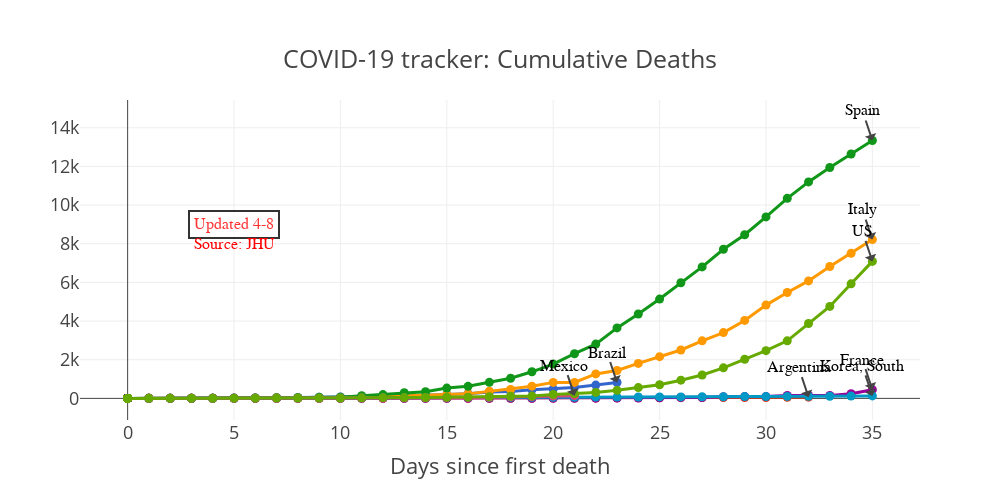

Here is the notebook cell this chart was saved with:
### Code cell
fig = go.Figure()
annotations = []
i = 0

for c in countries_of_interest:
    color = px.colors.qualitative.G10[i]
    annotations.append(go.layout.Annotation(
        x = final_use[final_use['Country/Region']=='{}'.format(c)].iloc[-1]['days_since_1'],
        y = final_use[final_use['Country/Region']=='{}'.format(c)].iloc[-1]['deaths'],
        text=c,
        font=dict(
            family="Franklin Gothic",
            size=16,
            color="black"
            ))
        )

    #make the data in a bad way
    tmp = final_use[final_use['Country/Region'].isin([c])]
    y1= tmp['deaths']
    x1 = tmp['days_since_1']

    #this lets us control the lines
    fig.add_trace(go.Scatter(x=x1, y=y1, name = c, mode='lines+markers', line=dict(color = color, width=3)))
    i += 1

fig.update(layout=go.Layout(showlegend=False, annotations=annotations, height=500, width=1000))
fig.update_layout(
    title={
      'text': "COVID-19 tracker: Cumulative Deaths",
      'y':0.9,
      'x':0.5,
      'xanchor': 'center',
      'yanchor': 'top'},
    xaxis_title="Days since first death"
)

max = np.max(final_use['date'])
note = 'Updated ' + str(max.month) + '-' + str(max.day)
fig.add_annotation(
        x=5,
        y=9000,
        xref="x",
        yref="y",
        text=note,
        showarrow=False,
        font=dict(
            family="Courier New, monospace",
            size=16,
            color="red"
            ),
        align="center",
        ax=20,
        ay=-30,
        bordercolor="black",
        borderwidth=2,
        borderpad=4,
        bgcolor="white",
        opacity=0.8
        )

fig.add_annotation(
    x=5,
    y=8000,
    text="Source: JHU",
    showarrow=False,
    font=dict(
      family="Courier New, monospace",
      size=16,
      color="red"
      ),
)


#print(fig.layout)
fig.layout.template = 'plotly_white'
fig.layout.template = 'presentation'

fig.show()

### Figure 1 — Plotly figure (JSON) as saved in the notebook; plotly's stock layout.template omitted (floating-point values rounded to 4 significant figures)
{"data": [{"line": {"color": "#3366CC", "width": 3}, "mode": "lines+markers", "name": "Brazil", "type": "scatter", "x": [0, 0, 0, 0, 0, 0, 0, 0, 0, 0, 0, 0, 0, 0, 0, 0, 0, 0, 0, 0, 0, 0, 0, 0, 0, 0, 0, 0, 0, 0, 0, 0, 0, 0, 0, 0, 0, 0, 0, 0, 0, 0, 0, 0, 0, 0, 0, 0, 0, 0, 0, 0, 0, 0, 0, 1, 2, 3, 4, 5, 6, 7, 8, 9, 10, 11, 12, 13, 14, 15, 16, 17, 18, 19, 20, 21, 22, 23], "y": [0, 0, 0, 0, 0, 0, 0, 0, 0, 0, 0, 0, 0, 0, 0, 0, 0, 0, 0, 0, 0, 0, 0, 0, 0, 0, 0, 0, 0, 0, 0, 0, 0, 0, 0, 0, 0, 0, 0, 0, 0, 0, 0, 0, 0, 0, 0, 0, 0, 0, 0, 0, 0, 0, 0, 1, 3, 6, 11, 15, 25, 34, 46, 59, 77, 92, 111, 136, 159, 201, 240, 324, 359, 445, 486, 564, 686, 819]}, {"line": {"color": "#DC3912", "width": 3}, "mode": "lines+markers", "name": "Argentina", "type": "scatter", "x": [0, 0, 0, 0, 0, 0, 0, 0, 0, 0, 0, 0, 0, 0, 0, 0, 0, 0, 0, 0, 0, 0, 0, 0, 0, 0, 0, 0, 0, 0, 0, 0, 0, 0, 0, 0, 0, 0, 0, 0, 0, 0, 0, 0, 0, 0, 1, 2, 3, 4, 5, 6, 7, 8, 9, 10, 11, 12, 13, 14, 15, 16, 17, 18, 19, 20, 21, 22, 23, 24, 25, 26, 27, 28, 29, 30, 31, 32], "y": [0, 0, 0, 0, 0, 0, 0, 0, 0, 0, 0, 0, 0, 0, 0, 0, 0, 0, 0, 0, 0, 0, 0, 0, 0, 0, 0, 0, 0, 0, 0, 0, 0, 0, 0, 0, 0, 0, 0, 0, 0, 0, 0, 0, 0, 0, 1, 1, 1, 1, 1, 2, 2, 2, 2, 2, 2, 3, 3, 4, 4, 4, 6, 8, 9, 13, 18, 19, 23, 27, 28, 36, 39, 43, 44, 48, 56, 63]}, {"line": {"color": "#FF9900", "width": 3}, "mode": "lines+markers", "name": "Italy", "type": "scatter", "x": [0, 0, 0, 0, 0, 0, 0, 0, 0, 0, 0, 0, 0, 0, 0, 0, 0, 0, 0, 0, 0, 0, 0, 0, 0, 0, 0, 0, 0, 0, 1, 2, 3, 4, 5, 6, 7, 8, 9, 10, 11, 12, 13, 14, 15, 16, 17, 18, 19, 20, 21, 22, 23, 24, 25, 26, 27, 28, 29, 30, 31, 32, 33, 34, 35], "y": [0, 0, 0, 0, 0, 0, 0, 0, 0, 0, 0, 0, 0, 0, 0, 0, 0, 0, 0, 0, 0, 0, 0, 0, 0, 0, 0, 0, 0, 0, 1, 2, 3, 7, 10, 12, 17, 21, 29, 34, 52, 79, 107, 148, 197, 233, 366, 463, 631, 827, 827, 1266, 1441, 1809, 2158, 2503, 2978, 3405, 4032, 4825, 5476, 6077, 6820, 7503, 8215]}, {"line": {"color": "#109618", "width": 3}, "mode": "lines+markers", "name": "Spain", "type": "scatter", "x": [0, 0, 0, 0, 0, 0, 0, 0, 0, 0, 0, 0, 0, 0, 0, 0, 0, 0, 0, 0, 0, 0, 0, 0, 0, 0, 0, 0, 0, 0, 0, 0, 0, 0, 0, 0, 0, 0, 0, 0, 0, 1, 2, 3, 4, 5, 6, 7, 8, 9, 10, 11, 12, 13, 14, 15, 16, 17, 18, 19, 20, 21, 22, 23, 24, 25, 26, 27, 28, 29, 30, 31, 32, 33, 34, 35], "y": [0, 0, 0, 0, 0, 0, 0, 0, 0, 0, 0, 0, 0, 0, 0, 0, 0, 0, 0, 0, 0, 0, 0, 0, 0, 0, 0, 0, 0, 0, 0, 0, 0, 0, 0, 0, 0, 0, 0, 0, 0, 1, 2, 3, 5, 10, 17, 28, 35, 54, 55, 133, 195, 289, 342, 533, 623, 830, 1043, 1375, 1772, 2311, 2808, 3647, 4365, 5138, 5982, 6803, 7716, 8464, 9387, 10348, 11198, 11947, 12641, 13341]}, {"line": {"color": "#990099", "width": 3}, "mode": "lines+markers", "name": "France", "type": "scatter", "x": [0, 0, 0, 0, 0, 0, 0, 0, 0, 0, 0, 0, 0, 0, 0, 0, 0, 0, 0, 0, 0, 0, 0, 0, 1, 2, 3, 4, 5, 6, 7, 8, 9, 10, 11, 12, 13, 14, 15, 16, 17, 18, 19, 20, 21, 22, 23, 24, 25, 26, 27, 28, 29, 30, 31, 32, 33, 34, 35], "y": [0, 0, 0, 0, 0, 0, 0, 0, 0, 0, 0, 0, 0, 0, 0, 0, 0, 0, 0, 0, 0, 0, 0, 0, 1, 1, 1, 1, 1, 1, 1, 1, 1, 1, 1, 2, 2, 2, 2, 2, 3, 4, 4, 6, 9, 11, 19, 19, 33, 48, 48, 79, 91, 91, 149, 149, 149, 244, 451]}, {"line": {"color": "#0099C6", "width": 3}, "mode": "lines+markers", "name": "Korea, South", "type": "scatter", "x": [0, 0, 0, 0, 0, 0, 0, 0, 0, 0, 0, 0, 0, 0, 0, 0, 0, 0, 0, 0, 0, 0, 0, 0, 0, 0, 0, 0, 0, 1, 2, 3, 4, 5, 6, 7, 8, 9, 10, 11, 12, 13, 14, 15, 16, 17, 18, 19, 20, 21, 22, 23, 24, 25, 26, 27, 28, 29, 30, 31, 32, 33, 34, 35], "y": [0, 0, 0, 0, 0, 0, 0, 0, 0, 0, 0, 0, 0, 0, 0, 0, 0, 0, 0, 0, 0, 0, 0, 0, 0, 0, 0, 0, 0, 1, 2, 2, 6, 8, 10, 12, 13, 13, 16, 17, 28, 28, 35, 35, 42, 44, 50, 53, 54, 60, 66, 66, 72, 75, 75, 81, 84, 91, 94, 102, 111, 111, 120, 126]}, {"line": {"color": "#DD4477", "width": 3}, "mode": "lines+markers", "name": "Mexico", "type": "scatter", "x": [0, 0, 0, 0, 0, 0, 0, 0, 0, 0, 0, 0, 0, 0, 0, 0, 0, 0, 0, 0, 0, 0, 0, 0, 0, 0, 0, 0, 0, 0, 0, 0, 0, 0, 0, 0, 0, 0, 0, 0, 0, 0, 0, 0, 0, 0, 0, 0, 0, 0, 0, 0, 0, 0, 0, 0, 0, 1, 2, 3, 4, 5, 6, 7, 8, 9, 10, 11, 12, 13, 14, 15, 16, 17, 18, 19, 20, 21], "y": [0, 0, 0, 0, 0, 0, 0, 0, 0, 0, 0, 0, 0, 0, 0, 0, 0, 0, 0, 0, 0, 0, 0, 0, 0, 0, 0, 0, 0, 0, 0, 0, 0, 0, 0, 0, 0, 0, 0, 0, 0, 0, 0, 0, 0, 0, 0, 0, 0, 0, 0, 0, 0, 0, 0, 0, 0, 1, 1, 2, 2, 3, 4, 5, 6, 8, 12, 16, 20, 28, 29, 37, 50, 60, 79, 94, 125, 141]}, {"line": {"color": "#66AA00", "width": 3}, "mode": "lines+markers", "name": "US", "type": "scatter", "x": [0, 0, 0, 0, 0, 0, 0, 0, 0, 0, 0, 0, 0, 0, 0, 0, 0, 0, 0, 0, 0, 0, 0, 0, 0, 0, 0, 0, 0, 0, 0, 0, 0, 0, 0, 0, 0, 0, 1, 2, 3, 4, 5, 6, 7, 8, 9, 10, 11, 12, 13, 14, 15, 16, 17, 18, 19, 20, 21, 22, 23, 24, 25, 26, 27, 28, 29, 30, 31, 32, 33, 34, 35], "y": [0, 0, 0, 0, 0, 0, 0, 0, 0, 0, 0, 0, 0, 0, 0, 0, 0, 0, 0, 0, 0, 0, 0, 0, 0, 0, 0, 0, 0, 0, 0, 0, 0, 0, 0, 0, 0, 0, 1, 1, 6, 7, 11, 12, 14, 17, 21, 22, 28, 36, 40, 47, 54, 63, 85, 108, 118, 200, 244, 307, 417, 557, 706, 942, 1209, 1581, 2026, 2467, 2978, 3873, 4757, 5926, 7087]}], "layout": {"annotations": [{"font": {"color": "black", "family": "Franklin Gothic", "size": 16}, "text": "Brazil", "x": 23, "y": 819}, {"font": {"color": "black", "family": "Franklin Gothic", "size": 16}, "text": "Argentina", "x": 32, "y": 63}, {"font": {"color": "black", "family": "Franklin Gothic", "size": 16}, "text": "Italy", "x": 35, "y": 8215}, {"font": {"color": "black", "family": "Franklin Gothic", "size": 16}, "text": "Spain", "x": 35, "y": 13341}, {"font": {"color": "black", "family": "Franklin Gothic", "size": 16}, "text": "France", "x": 35, "y": 451}, {"font": {"color": "black", "family": "Franklin Gothic", "size": 16}, "text": "Korea, South", "x": 35, "y": 126}, {"font": {"color": "black", "family": "Franklin Gothic", "size": 16}, "text": "Mexico", "x": 21, "y": 141}, {"font": {"color": "black", "family": "Franklin Gothic", "size": 16}, "text": "US", "x": 35, "y": 7087}, {"align": "center", "ax": 20, "ay": -30, "bgcolor": "white", "bordercolor": "black", "borderpad": 4, "borderwidth": 2, "font": {"color": "red", "family": "Courier New, monospace", "size": 16}, "opacity": 0.8, "showarrow": false, "text": "Updated 4-8", "x": 5, "xref": "x", "y": 9000, "yref": "y"}, {"font": {"color": "red", "family": "Courier New, monospace", "size": 16}, "showarrow": false, "text": "Source: JHU", "x": 5, "y": 8000}], "height": 500, "showlegend": false, "title": {"text": "COVID-19 tracker: Cumulative Deaths", "x": 0.5, "xanchor": "center", "y": 0.9, "yanchor": "top"}, "width": 1000, "xaxis": {"title": {"text": "Days since first death"}}}}
